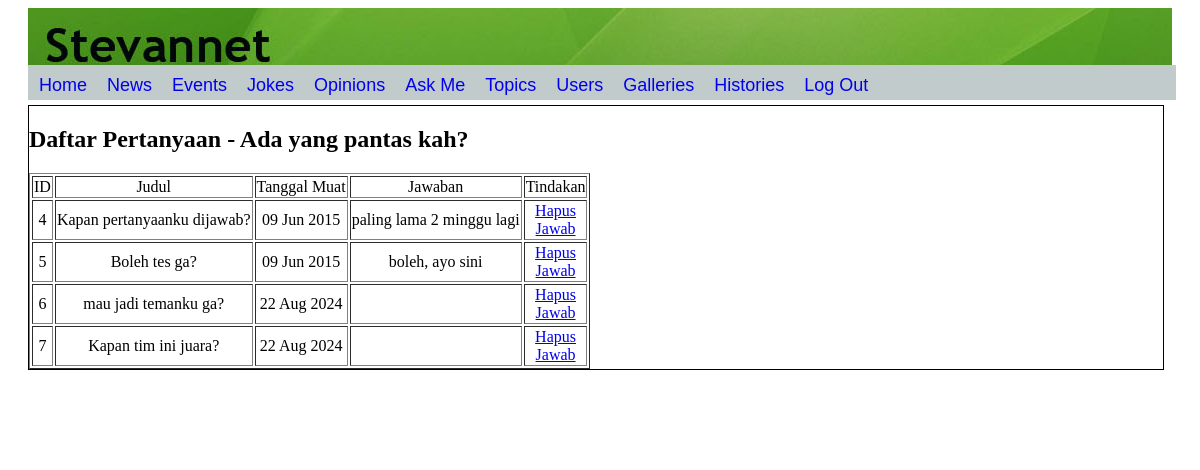
The app's page /adminPages/adminAskme.php (signed in) with its own data.
### tables this page shows
CREATE TABLE `questions` (
  `id` int(11) NOT NULL,
  `pertanyaan` text DEFAULT NULL,
  `tanggal_dimuat` varchar(20) DEFAULT NULL,
  `jawaban` text DEFAULT NULL,
  `username` varchar(100) NOT NULL
);

### adminPages/adminAskme.php (the view, shortened to what this page needs)
<html>
	<head>
		<link rel="stylesheet" href="../penampilan.css">
		<div id="header">
		</div>
		<?php
			require("leftDIVAdmin.php");
		?>
	</head>
	<body>
		<div class="centeradmin">
			<h2> Daftar Pertanyaan - Ada yang pantas kah?</h2>
			<table id="admin" border="1">
				<tr>
					<td>ID</td>
					<td>Judul</td>
					<td>Tanggal Muat</td>
					<td>Jawaban</td>
					<td>Tindakan</td>
				</tr>
					<?php
						include_once("../db.inc.php");
						$sqlstr = "SELECT * FROM questions";
						$hasil = mysqli_query($connection, $sqlstr);
						$row = mysqli_fetch_row($hasil);
						if($row)
						{
							do{
								list($id,$judul,$tanggal_muat,$jawaban) = $row;
								echo "<tr>";
								echo "<td>$id</td>";
								echo "<td>$judul</td>";
								echo "<td>$tanggal_muat</td>";
								echo "<td>$jawaban</td>";
								echo"<td><a href=\"deleteQuestion.php?linkID=$id\">Hapus</a><br>
										 <a href=\"answer.php?linkID=$id\">Jawab</a></td>";
								echo "</tr>";
							}while($row = mysqli_fetch_row($hasil));
						}
					?>
			</table>
		</div>
		<div class="footer">
		</div>
	</body>
</html>

### penampilan.css (style rules this page uses)
#header { background:url('Images/Header.jpg'); height:70px; margin-left: 20px; margin-right: 20px; }
#admin { margin-right: 50px; text-align:center; }
.centeradmin { background-color:#FFF; float:left; margin-top:3px; margin-left:20px; margin-bottom:3px; width:95.8%; display: inline-block; border:1px solid black; }
.footer { background:url('Images/Footer.jpg'); clear:both; height:70px; width:97%; margin-left: 20px; margin-right: 50px; text-align: center; position: relative; z-index:1; }

### records on screen
questions: id "4", pertanyaan "Kapan pertanyaanku dijawab?", tanggal_dimuat "09 Jun 2015", jawaban "paling lama 2 minggu lagi"
questions: id "5", pertanyaan "Boleh tes ga?", tanggal_dimuat "09 Jun 2015", jawaban "boleh, ayo sini"
questions: id "6", pertanyaan "mau jadi temanku ga?", tanggal_dimuat "22 Aug 2024"
questions: id "7", pertanyaan "Kapan tim ini juara?", tanggal_dimuat "22 Aug 2024"
